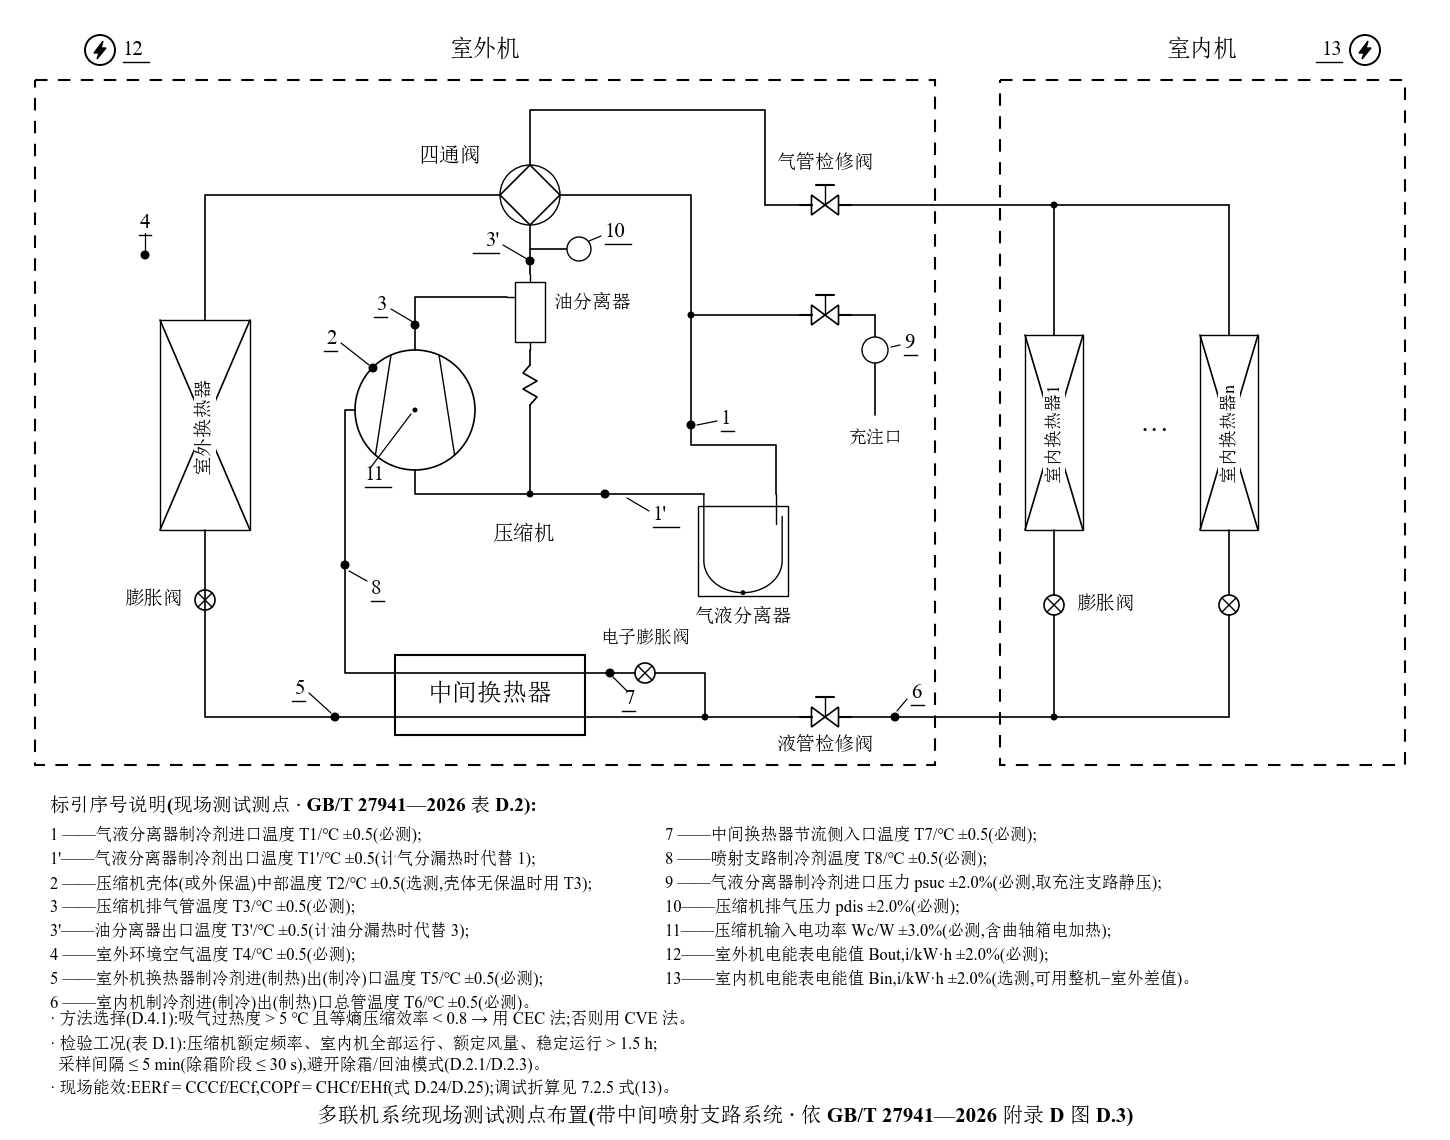

Write the Python code that produced this figure.
# -*- coding: utf-8 -*-
"""示例:多联机(VRF)系统图 + 现场测试测点标注 —— 按 GB/T 27941—2026 附录 D
图 D.3(带中间喷射支路系统)/表 D.2 布置运行参数测点。

基础布局与 vrf_multisplit.py 完全一致(画布加高容纳标引序号说明),
标注层为 GB 标准风格:管线上的实心圆点 = 温度传感器,
细引线 + 下划线序号 = 标引序号;压力测点利用图中已有的压力表(P)标注;
电能表(圆 + 闪电)按标准画在机壳外左上/右上。

测点语义对照(表 D.2):
  1/1' 气液分离器进/出口温度   2 压缩机壳体中部温度(选测)
  3/3' 压缩机排气管/油分出口温度   4 室外环境空气温度
  5 室外换热器进(制热)出(制冷)口温度   6 室内机总管温度
  7 中间换热器节流侧入口温度   8 喷射支路制冷剂温度
  9 气液分离器进口压力(充注支路静压)   10 压缩机排气压力
  11 压缩机输入电功率   12/13 室外/室内机电能表
管路交叉不画接点,T 型三通用黑圆点标记;坐标 1 单位 = 1 像素,y 向下。
"""
import os
import sys

sys.path.insert(0, os.path.dirname(os.path.dirname(os.path.abspath(__file__))))

from matplotlib.patches import Circle, Polygon, Rectangle

from rrplot import Diagram, use_font
from rrplot.parts import (
    make_compressor,
    make_expansion_valve_x,
    make_four_way_round,
    make_globe_valve,
    make_heat_exchanger,
    make_intermediate_hex,
    make_oil_separator,
    make_partial,
    make_separator_utube,
)
from rrplot.style import LW_PIPE

use_font()

INK = "#000000"

# 画布加高至 1130:上部 0~800 为系统图(与 vrf_multisplit 相同),下部放图例
d = Diagram(width=1440, height=1130)


def dot(x, y, r=3.5):
    """T 型三通接点。"""
    d.ax.add_patch(Circle((x, y), r, facecolor=INK, edgecolor="none",
                          zorder=6))


# ===================== 机壳与标题 =====================
for bx, by, bw, bh in ((30, 75, 900, 685), (995, 75, 405, 685)):
    d.ax.add_patch(Rectangle((bx, by), bw, bh, fill=False, edgecolor=INK,
                             lw=1.5, linestyle=(0, (6, 5)), zorder=0.5))
d.text(480, 45, "室外机", size=17, weight="bold")
d.text(1197, 45, "室内机", size=17, weight="bold")

# ===================== 部件 =====================
fw = d.add(make_partial(
    make_four_way_round(r=30, mark=False, name="四通阀"),
    ports={"exhaust": (0, 30), "evaporator": (0, -30),
           "condenser": (-30, 0), "suction": (30, 0)},
    dirs={"exhaust": "s", "evaporator": "n", "condenser": "w",
          "suction": "e"}), None, loc=(525, 190))
oil = d.add(make_oil_separator(w=30, h=60, stub=8), None, loc=(525, 307))
comp = d.add(make_compressor(r=60, style="圆形", name="压缩机"),
             None, loc=(410, 405))
acc = d.add(make_separator_utube(w=90, h=90, stub=12, flip=True), None,
            loc=(738, 546))
gas_stop = d.add(make_globe_valve(w=27, h=20, stem=10, handle=18), None,
                 loc=(820, 200))
liq_stop = d.add(make_globe_valve(w=27, h=20, stem=10, handle=18), None,
                 loc=(820, 712))
coil_out = d.add(make_heat_exchanger(w=90, h=210, shape="rect_x",
                                     name="室外换热器"), None, loc=(200, 420))
coil1 = d.add(make_heat_exchanger(w=58, h=195, shape="rect_x",
                                  name="室内换热器"), None, loc=(1049, 427.5))
coil2 = d.add(make_heat_exchanger(w=58, h=195, shape="rect_x",
                                  name="室内换热器"), None, loc=(1224, 427.5))
xv_out = d.add(make_expansion_valve_x(orient="v"), None, loc=(200, 595))
xv_in1 = d.add(make_expansion_valve_x(orient="v"), None, loc=(1049, 600))
xv_in2 = d.add(make_expansion_valve_x(orient="v"), None, loc=(1224, 600))
xv_eev = d.add(make_partial(make_expansion_valve_x(orient="h"),
                            ports={"in": (10, 0), "out": (-10, 0)},
                            dirs={"in": "e", "out": "w"}), None,
               loc=(640, 668))
hx = d.add(make_intermediate_hex(w=190, h=80), "中间换热器",
           loc=(485, 690))

d.text(200, 420, "室外换热器", size=14, rot=90, boxed=True)
d.text(1049, 427, "室内换热器1", size=13, rot=90, boxed=True)
d.text(1224, 427, "室内换热器n", size=13, rot=90, boxed=True)
d.text(1150, 427, "···", size=22)

# ===================== 文字标注 =====================
d.text(445, 152, "四通阀", size=15)
d.text(549, 298, "油分离器", ha="left", size=14)
d.text(487, 530, "压缩机", ha="left", size=15)
d.text(178, 595, "膨胀阀", ha="right", size=14)
d.text(640, 634, "电子膨胀阀", size=13)
d.text(738, 612, "气液分离器", size=14)
d.text(820, 158, "气管检修阀", size=14)
d.text(820, 740, "液管检修阀", size=14)
d.text(870, 434, "充注口", size=13)
d.text(1071, 600, "膨胀阀", ha="left", size=14)

# ===================== 室外机管路 =====================
d.pipe(comp["top"], oil["left"], via=[(410, 292)], head=False)
d.pipe(oil["top"], fw["exhaust"], head=False)
d.pipe(oil["bottom"], (525, 360), head=False)
d.ax.plot([525, 518, 532, 518, 532, 525], [360, 368, 376, 384, 392, 400],
          color=INK, lw=LW_PIPE, solid_capstyle="round",
          solid_joinstyle="round")
d.pipe((525, 400), (525, 489), head=False)
dot(525, 489)
d.pipe(fw["condenser"], coil_out["top"], via=[(200, 190)], head=False)
d.pipe(coil_out["bottom"], hx["main_in"], head=False)
d.pipe(hx["main_out"], liq_stop["in"], head=False)
d.pipe(liq_stop["out"], (1224, 712), head=False)
dot(700, 712)
d.pipe((700, 712), xv_eev["in"], head=False)
d.pipe(xv_eev["out"], hx["sub_in"], head=False)
d.pipe(hx["sub_out"], comp["left"],
       via=[(340, 668), (340, 405)], head=False)
acc_in = acc["in"].point
d.pipe(fw["suction"], acc["in"],
       via=[(686, 190), (686, acc_in[1] - 49), (acc_in[0], acc_in[1] - 49)],
       head=False)
d.pipe(acc["out"], comp["bottom"], via=[(410, 489)], head=False)
d.pipe(fw["evaporator"], (760, 200), via=[(525, 105), (760, 105)],
       head=False)
d.pipe((760, 200), gas_stop["in"], head=False)
d.pipe(gas_stop["out"], (1224, 200), head=False)

# ===================== 室内机管路 =====================
for cx, xv in ((1049, xv_in1), (1224, xv_in2)):
    d.pipe((cx, 200), (cx, 330), head=False)
    d.pipe((cx, 525), xv["in"], head=False)
    d.pipe(xv["out"], (cx, 712), head=False)
dot(1049, 200)
dot(1049, 712)

# ===================== 检修附件 =====================
charge_valve = d.add(make_globe_valve(w=27, h=20, stem=10, handle=18),
                     None, loc=(820, 310))
d.pipe((686, 310), charge_valve["in"], head=False)
d.pipe(charge_valve["out"], (870, 310), head=False)
d.pipe((870, 310), (870, 332), head=False)
d.ax.add_patch(Circle((870, 345), 13, facecolor="white", edgecolor=INK,
                      lw=1.0, zorder=5))
d.text(870, 345, "P", size=12)
d.pipe((870, 358), (870, 410), head=False)
dot(686, 310)
d.pipe((525, 244), (562, 244), head=False)
d.ax.add_patch(Circle((574, 244), 12, facecolor="white", edgecolor=INK,
                      lw=1.0, zorder=5))
d.text(574, 244, "P", size=12)


# ===================== 测点标注层(GB/T 27941—2026 附录 D) =====================
def sensor(x, y, r=4.5):
    """温度/压力测点:管线上的实心圆点。"""
    d.ax.add_patch(Circle((x, y), r, facecolor=INK, edgecolor="none",
                          zorder=8))


def leader(pts):
    """标引细引线。"""
    xs, ys = zip(*pts)
    d.ax.plot(xs, ys, color=INK, lw=0.9, zorder=7,
              solid_capstyle="round", solid_joinstyle="round")


def ref_num(x, y, s, ha="left", size=15):
    """标引序号:数字 + 下划线(GB 标准风格)。"""
    d.text(x, y, s, size=size, ha=ha)
    px = size * 100 / 72.0            # 字号 pt → px
    w = 0.62 * px * len(s)            # 数字文本宽粗估
    x0 = {"left": x, "right": x - w, "center": x - w / 2}[ha]
    uy = y + 0.46 * px + 2
    d.ax.plot([x0, x0 + w], [uy, uy], color=INK, lw=1.0, zorder=7)


def energy_meter(x, y, r=15):
    """电能表:圆 + 闪电符号(标准图 12/13 画法)。"""
    d.ax.add_patch(Circle((x, y), r, facecolor="white", edgecolor=INK,
                          lw=1.4, zorder=6))
    bolt = [(3, -9), (-6, 3), (-1, 3), (-3, 9), (6, -2), (1, -2)]
    d.ax.add_patch(Polygon([(x + dx, y + dy) for dx, dy in bolt],
                           closed=True, facecolor=INK, edgecolor=INK,
                           zorder=7))


# 12/13 电能表(机壳外左上/右上,标准图画法)
energy_meter(95, 45)
ref_num(118, 45, "12", ha="left")
energy_meter(1360, 45)
ref_num(1337, 45, "13", ha="right")

# 4 室外环境空气温度:开放空间中的感温点
sensor(140, 250)
leader([(140, 228), (140, 246)])
ref_num(140, 218, "4", ha="center")

# 3 压缩机排气管温度:排气竖管(压缩机顶 → 油分进口)
sensor(410, 320)
leader([(386, 304), (408, 317)])
ref_num(382, 300, "3", ha="right")

# 3' 油分离器出口温度:油分顶 → 四通阀 D 口竖管(排气压力表下方)
sensor(525, 256)
leader([(498, 240), (522, 254)])
ref_num(494, 236, "3'", ha="right")

# 2 压缩机壳体(或外保温)中部温度:壳体左上缘(选测)
sensor(368, 363)
leader([(336, 338), (364, 360)])
ref_num(332, 334, "2", ha="right")

# 10 压缩机排气压力:排气管上已有压力表
leader([(596, 231), (584, 236)])
ref_num(600, 227, "10", ha="left")

# 1 气液分离器制冷剂进口温度:进口竖管(充注三通下方)
sensor(686, 420)
leader([(692, 420), (712, 416)])
ref_num(716, 414, "1", ha="left")

# 1' 气液分离器制冷剂出口温度:出气 horizontal 管油分回油三通东侧
sensor(600, 489)
leader([(622, 493), (644, 506)])
ref_num(648, 510, "1'", ha="left")

# 9 气液分离器制冷剂进口压力:充注支路压力表(支路无流动,静压相同)
leader([(886, 342), (895, 340)])
ref_num(899, 338, "9", ha="left")

# 11 压缩机输入电功率:压缩机中心
d.ax.add_patch(Circle((410, 405), 2.5, facecolor=INK, edgecolor="none",
                      zorder=8))
leader([(366, 462), (406, 409)])
ref_num(360, 470, "11", ha="left")

# 8 喷射支路制冷剂温度:喷射竖管(中间换热器副路出口 → 压缩机补气口)
sensor(340, 560)
leader([(362, 576), (344, 566)])
ref_num(366, 584, "8", ha="left")

# 5 室外机换热器制冷剂出(制冷)口温度:底部液管水平段(膨胀阀下游)
sensor(330, 712)
leader([(304, 688), (326, 708)])
ref_num(300, 684, "5", ha="right")

# 7 中间换热器节流侧入口温度:电子膨胀阀出口 → 副路进口之间
sensor(605, 668)
leader([(622, 686), (608, 672)])
ref_num(630, 694, "7", ha="right")

# 6 室内机制冷剂进(制冷)出(制热)口总管温度:液管检修阀下游总管
sensor(890, 712)
leader([(902, 694), (892, 706)])
ref_num(906, 688, "6", ha="left")

# ===================== 标引序号说明(表 D.2) =====================
d.text(45, 800, "标引序号说明(现场测试测点 · GB/T 27941—2026 表 D.2):",
       size=14, ha="left", weight="bold")

LEG_L = [
    "1 ——气液分离器制冷剂进口温度 T1/℃ ±0.5(必测);",
    "1'——气液分离器制冷剂出口温度 T1'/℃ ±0.5(计气分漏热时代替 1);",
    "2 ——压缩机壳体(或外保温)中部温度 T2/℃ ±0.5(选测,壳体无保温时用 T3);",
    "3 ——压缩机排气管温度 T3/℃ ±0.5(必测);",
    "3'——油分离器出口温度 T3'/℃ ±0.5(计油分漏热时代替 3);",
    "4 ——室外环境空气温度 T4/℃ ±0.5(必测);",
    "5 ——室外机换热器制冷剂进(制热)出(制冷)口温度 T5/℃ ±0.5(必测);",
    "6 ——室内机制冷剂进(制冷)出(制热)口总管温度 T6/℃ ±0.5(必测)。",
]
LEG_R = [
    "7 ——中间换热器节流侧入口温度 T7/℃ ±0.5(必测);",
    "8 ——喷射支路制冷剂温度 T8/℃ ±0.5(必测);",
    "9 ——气液分离器制冷剂进口压力 psuc ±2.0%(必测,取充注支路静压);",
    "10——压缩机排气压力 pdis ±2.0%(必测);",
    "11——压缩机输入电功率 Wc/W ±3.0%(必测,含曲轴箱电加热);",
    "12——室外机电能表电能值 Bout,i/kW·h ±2.0%(必测);",
    "13——室内机电能表电能值 Bin,i/kW·h ±2.0%(选测,可用整机−室外差值)。",
]
for i, s in enumerate(LEG_L):
    d.text(45, 830 + i * 24, s, size=12, ha="left")
for i, s in enumerate(LEG_R):
    d.text(660, 830 + i * 24, s, size=12, ha="left")

d.text(45, 1014,
       "· 方法选择(D.4.1):吸气过热度 > 5 ℃ 且等熵压缩效率 < 0.8"
       " → 用 CEC 法;否则用 CVE 法。",
       size=12, ha="left")
d.text(45, 1038,
       "· 检验工况(表 D.1):压缩机额定频率、室内机全部运行、额定风量、稳定运行 > 1.5 h;",
       size=12, ha="left")
d.text(45, 1060,
       "  采样间隔 ≤ 5 min(除霜阶段 ≤ 30 s),避开除霜/回油模式(D.2.1/D.2.3)。",
       size=12, ha="left")
d.text(45, 1082,
       "· 现场能效:EERf = CCCf/ECf,COPf = CHCf/EHf(式 D.24/D.25);"
       "调试折算见 7.2.5 式(13)。",
       size=12, ha="left")

d.text(720, 1112,
       "多联机系统现场测试测点布置(带中间喷射支路系统"
       " · 依 GB/T 27941—2026 附录 D 图 D.3)",
       size=15, weight="bold")

out = os.path.join(os.path.dirname(os.path.abspath(__file__)),
                   "vrf_multisplit_annex_d.png")
d.save(out, out.replace(".png", ".svg"))
print("已生成:", out)
